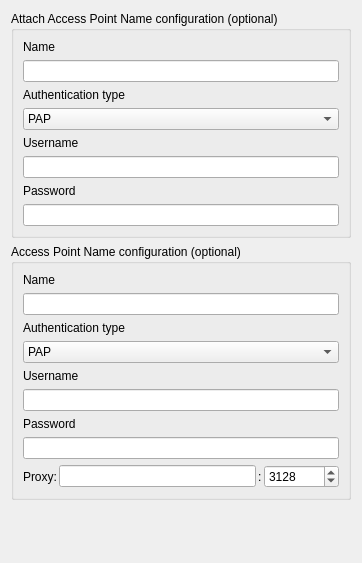
<?xml version="1.0" encoding="UTF-8"?>
<ui version="4.0">
 <class>CellularForm</class>
 <widget class="QWidget" name="CellularForm">
  <property name="geometry">
   <rect>
    <x>0</x>
    <y>0</y>
    <width>362</width>
    <height>563</height>
   </rect>
  </property>
  <property name="windowTitle">
   <string>Form</string>
  </property>
  <layout class="QVBoxLayout" name="verticalLayout">
   <item>
    <widget class="QGroupBox" name="groupBox">
     <property name="title">
      <string>Attach Access Point Name configuration (optional)</string>
     </property>
     <layout class="QVBoxLayout" name="verticalLayout_2">
      <item>
       <widget class="QLabel" name="label">
        <property name="text">
         <string>Name</string>
        </property>
       </widget>
      </item>
      <item>
       <widget class="QLineEdit" name="attachName">
        <property name="minimumSize">
         <size>
          <width>250</width>
          <height>0</height>
         </size>
        </property>
       </widget>
      </item>
      <item>
       <widget class="QLabel" name="label_2">
        <property name="text">
         <string>Authentication type</string>
        </property>
       </widget>
      </item>
      <item>
       <widget class="QComboBox" name="attachAuth">
        <property name="minimumSize">
         <size>
          <width>250</width>
          <height>0</height>
         </size>
        </property>
        <item>
         <property name="text">
          <string>PAP</string>
         </property>
        </item>
        <item>
         <property name="text">
          <string>CHAP</string>
         </property>
        </item>
       </widget>
      </item>
      <item>
       <widget class="QLabel" name="label_3">
        <property name="text">
         <string>Username</string>
        </property>
       </widget>
      </item>
      <item>
       <widget class="QLineEdit" name="attachUserName">
        <property name="minimumSize">
         <size>
          <width>250</width>
          <height>0</height>
         </size>
        </property>
       </widget>
      </item>
      <item>
       <widget class="QLabel" name="label_4">
        <property name="text">
         <string>Password</string>
        </property>
       </widget>
      </item>
      <item>
       <widget class="QLineEdit" name="attachPassword">
        <property name="minimumSize">
         <size>
          <width>250</width>
          <height>0</height>
         </size>
        </property>
        <property name="echoMode">
         <enum>QLineEdit::Password</enum>
        </property>
       </widget>
      </item>
     </layout>
    </widget>
   </item>
   <item>
    <widget class="QGroupBox" name="groupBox_2">
     <property name="title">
      <string>Access Point Name configuration (optional)</string>
     </property>
     <layout class="QVBoxLayout" name="verticalLayout_3">
      <item>
       <widget class="QLabel" name="label_8">
        <property name="text">
         <string>Name</string>
        </property>
       </widget>
      </item>
      <item>
       <widget class="QLineEdit" name="apnName">
        <property name="minimumSize">
         <size>
          <width>250</width>
          <height>0</height>
         </size>
        </property>
       </widget>
      </item>
      <item>
       <widget class="QLabel" name="label_6">
        <property name="text">
         <string>Authentication type</string>
        </property>
       </widget>
      </item>
      <item>
       <widget class="QComboBox" name="apnAuth">
        <property name="minimumSize">
         <size>
          <width>250</width>
          <height>0</height>
         </size>
        </property>
        <item>
         <property name="text">
          <string>PAP</string>
         </property>
        </item>
        <item>
         <property name="text">
          <string>CHAP</string>
         </property>
        </item>
       </widget>
      </item>
      <item>
       <widget class="QLabel" name="label_7">
        <property name="text">
         <string>Username</string>
        </property>
       </widget>
      </item>
      <item>
       <widget class="QLineEdit" name="apnUserName">
        <property name="minimumSize">
         <size>
          <width>250</width>
          <height>0</height>
         </size>
        </property>
       </widget>
      </item>
      <item>
       <widget class="QLabel" name="label_5">
        <property name="text">
         <string>Password</string>
        </property>
       </widget>
      </item>
      <item>
       <widget class="QLineEdit" name="apnPassword">
        <property name="minimumSize">
         <size>
          <width>250</width>
          <height>0</height>
         </size>
        </property>
        <property name="echoMode">
         <enum>QLineEdit::Password</enum>
        </property>
       </widget>
      </item>
      <item>
       <layout class="QHBoxLayout" name="horizontalLayout">
        <property name="spacing">
         <number>2</number>
        </property>
        <item>
         <widget class="QLabel" name="label_10">
          <property name="text">
           <string>Proxy:</string>
          </property>
         </widget>
        </item>
        <item>
         <widget class="QLineEdit" name="apnProxyHost">
          <property name="minimumSize">
           <size>
            <width>180</width>
            <height>0</height>
           </size>
          </property>
         </widget>
        </item>
        <item>
         <widget class="QLabel" name="label_9">
          <property name="text">
           <string>:</string>
          </property>
         </widget>
        </item>
        <item>
         <widget class="QSpinBox" name="apnProxyPort">
          <property name="minimumSize">
           <size>
            <width>75</width>
            <height>0</height>
           </size>
          </property>
          <property name="minimum">
           <number>1</number>
          </property>
          <property name="maximum">
           <number>65535</number>
          </property>
          <property name="value">
           <number>3128</number>
          </property>
         </widget>
        </item>
       </layout>
      </item>
     </layout>
    </widget>
   </item>
   <item>
    <spacer name="verticalSpacer">
     <property name="orientation">
      <enum>Qt::Vertical</enum>
     </property>
     <property name="sizeHint" stdset="0">
      <size>
       <width>20</width>
       <height>40</height>
      </size>
     </property>
    </spacer>
   </item>
  </layout>
 </widget>
 <resources/>
 <connections/>
</ui>
